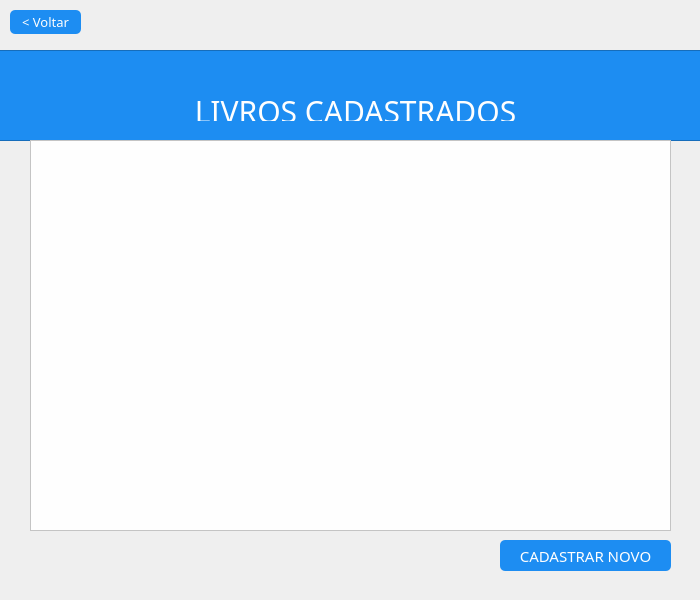
<?xml version="1.0" encoding="UTF-8"?>
<ui version="4.0">
 <class>telaListaLivros</class>
 <widget class="QDialog" name="telaListaLivros">
  <property name="geometry">
   <rect>
    <x>0</x>
    <y>0</y>
    <width>700</width>
    <height>600</height>
   </rect>
  </property>
  <property name="sizePolicy">
   <sizepolicy hsizetype="Fixed" vsizetype="Fixed">
    <horstretch>0</horstretch>
    <verstretch>0</verstretch>
   </sizepolicy>
  </property>
  <property name="minimumSize">
   <size>
    <width>700</width>
    <height>600</height>
   </size>
  </property>
  <property name="maximumSize">
   <size>
    <width>700</width>
    <height>600</height>
   </size>
  </property>
  <property name="sizeIncrement">
   <size>
    <width>0</width>
    <height>0</height>
   </size>
  </property>
  <property name="windowTitle">
   <string>BIBLIOTECA</string>
  </property>
  <property name="windowIcon">
   <iconset resource="arquivos.qrc">
    <normaloff>:/images/images/logo.ico</normaloff>:/images/images/logo.ico</iconset>
  </property>
  <widget class="QLabel" name="label_6">
   <property name="geometry">
    <rect>
     <x>310</x>
     <y>10</y>
     <width>70</width>
     <height>70</height>
    </rect>
   </property>
   <property name="maximumSize">
    <size>
     <width>70</width>
     <height>70</height>
    </size>
   </property>
   <property name="text">
    <string/>
   </property>
   <property name="pixmap">
    <pixmap resource="arquivos.qrc">:/images/images/333.png</pixmap>
   </property>
   <property name="scaledContents">
    <bool>true</bool>
   </property>
  </widget>
  <widget class="QPushButton" name="voltar_btn">
   <property name="geometry">
    <rect>
     <x>10</x>
     <y>10</y>
     <width>71</width>
     <height>24</height>
    </rect>
   </property>
   <property name="cursor">
    <cursorShape>PointingHandCursor</cursorShape>
   </property>
   <property name="focusPolicy">
    <enum>Qt::NoFocus</enum>
   </property>
   <property name="styleSheet">
    <string notr="true">QPushButton{font-size: 13px;
border-radius: 5px;
background-color:#1d8df2;
color: #fefefe;
font-family:Franklin Gothic Heavy;}

:hover{
background-color:#10a7f7;}
</string>
   </property>
   <property name="text">
    <string>&lt; Voltar</string>
   </property>
  </widget>
  <widget class="QTableView" name="livros_tbw">
   <property name="geometry">
    <rect>
     <x>30</x>
     <y>140</y>
     <width>641</width>
     <height>391</height>
    </rect>
   </property>
   <property name="styleSheet">
    <string notr="true">background-color:#fefefe;
color:#303030;
font-size:15px;</string>
   </property>
   <property name="sizeAdjustPolicy">
    <enum>QAbstractScrollArea::AdjustToContentsOnFirstShow</enum>
   </property>
   <property name="editTriggers">
    <set>QAbstractItemView::AnyKeyPressed|QAbstractItemView::DoubleClicked|QAbstractItemView::EditKeyPressed</set>
   </property>
  </widget>
  <widget class="QPushButton" name="cadNovo_btn">
   <property name="geometry">
    <rect>
     <x>500</x>
     <y>540</y>
     <width>171</width>
     <height>31</height>
    </rect>
   </property>
   <property name="cursor">
    <cursorShape>PointingHandCursor</cursorShape>
   </property>
   <property name="focusPolicy">
    <enum>Qt::NoFocus</enum>
   </property>
   <property name="styleSheet">
    <string notr="true">QPushButton{font-size: 15px;
border-radius: 5px;
background-color:#1d8df2;
color: #fefefe;
font-family:Franklin Gothic Heavy;}

:hover{
background-color:#10a7f7;}
</string>
   </property>
   <property name="text">
    <string>CADASTRAR NOVO</string>
   </property>
  </widget>
  <widget class="QFrame" name="frame">
   <property name="geometry">
    <rect>
     <x>-10</x>
     <y>50</y>
     <width>721</width>
     <height>91</height>
    </rect>
   </property>
   <property name="styleSheet">
    <string notr="true">background-color:#1d8df2;
color:#fefefe;</string>
   </property>
   <property name="frameShape">
    <enum>QFrame::StyledPanel</enum>
   </property>
   <property name="frameShadow">
    <enum>QFrame::Raised</enum>
   </property>
   <widget class="QLabel" name="login_2">
    <property name="geometry">
     <rect>
      <x>140</x>
      <y>40</y>
      <width>451</width>
      <height>31</height>
     </rect>
    </property>
    <property name="styleSheet">
     <string notr="true">font-family:Franklin Gothic Heavy;
font-size:30px;
color:#fefefe;
</string>
    </property>
    <property name="text">
     <string>LIVROS CADASTRADOS</string>
    </property>
    <property name="textFormat">
     <enum>Qt::PlainText</enum>
    </property>
    <property name="alignment">
     <set>Qt::AlignCenter</set>
    </property>
    <property name="textInteractionFlags">
     <set>Qt::TextSelectableByMouse</set>
    </property>
   </widget>
  </widget>
  <zorder>frame</zorder>
  <zorder>label_6</zorder>
  <zorder>voltar_btn</zorder>
  <zorder>livros_tbw</zorder>
  <zorder>cadNovo_btn</zorder>
 </widget>
 <resources>
  <include location="arquivos.qrc"/>
 </resources>
 <connections/>
</ui>
